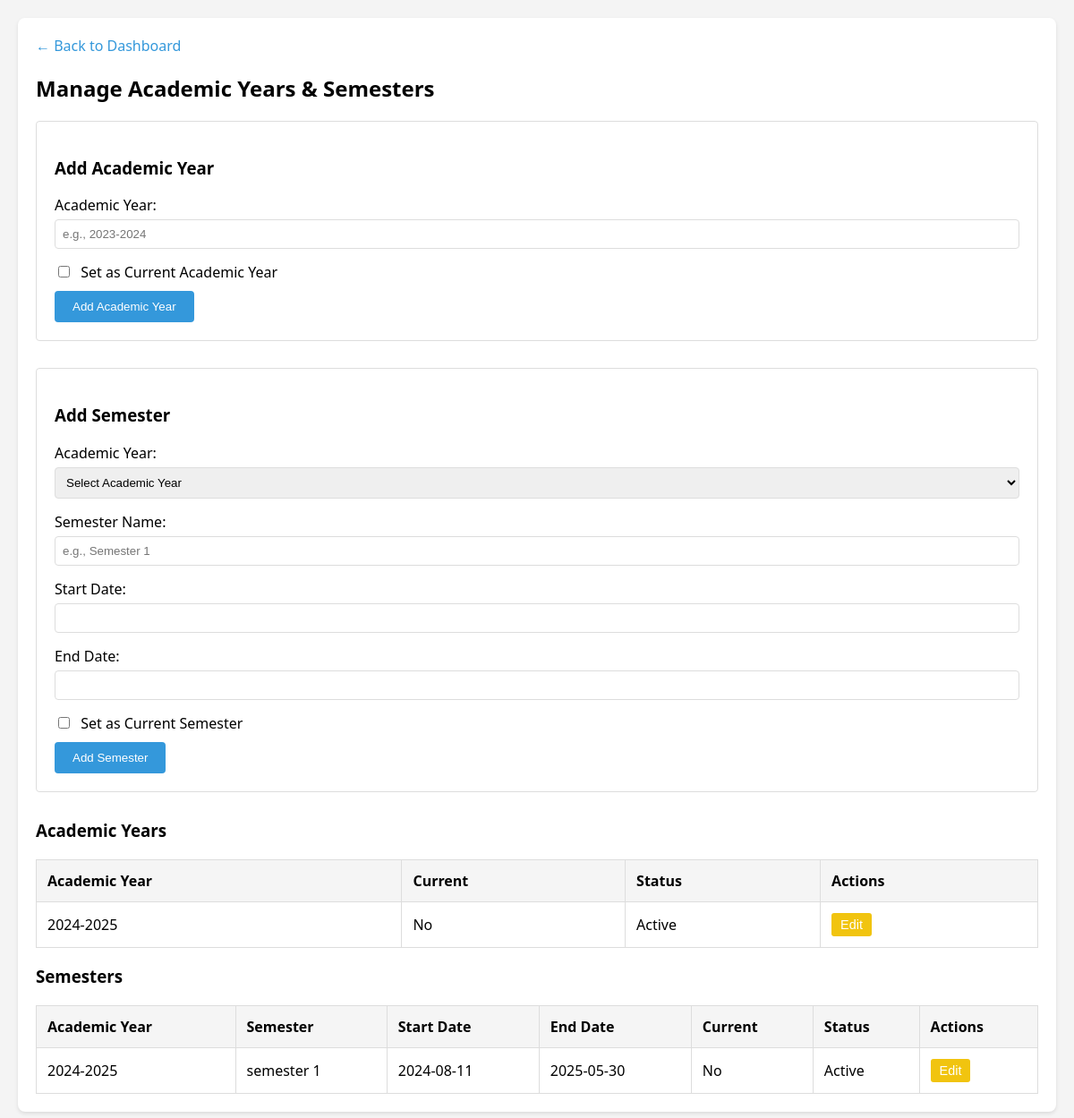
The page /manage_academic.php (signed in) on the database its author committed.
### tables this page shows
CREATE TABLE `academic_years` (
  `id` int NOT NULL,
  `year_name` varchar(20) DEFAULT NULL,
  `is_current` tinyint(1) DEFAULT '0',
  `status` tinyint(1) DEFAULT '1'
);

CREATE TABLE `semesters` (
  `id` int NOT NULL,
  `semester_name` varchar(50) DEFAULT NULL,
  `academic_year_id` int DEFAULT NULL,
  `start_date` date DEFAULT NULL,
  `end_date` date DEFAULT NULL,
  `is_current` tinyint(1) DEFAULT '0',
  `status` tinyint(1) DEFAULT '1'
);

### manage_academic.php (the view, shortened to what this page needs)
<?php
require_once 'config.php';
$stmt = $pdo->query("SELECT * FROM academic_years ORDER BY year_name DESC");
$academic_years = $stmt->fetchAll();
$stmt = $pdo->query("
    SELECT s.*, ay.year_name
    FROM semesters s
    JOIN academic_years ay ON s.academic_year_id = ay.id
    ORDER BY ay.year_name DESC, s.semester_name
");
$semesters = $stmt->fetchAll();
?>
<!DOCTYPE html>
<html>
<head>
    <link rel="stylesheet" href="https://cdn.jsdelivr.net/npm/flatpickr/dist/flatpickr.min.css">
</head>
<body>
    <div class="container">
        <div class="nav">
            <a href="dashboard.php">← Back to Dashboard</a>
        </div>
        <h2>Manage Academic Years & Semesters</h2>
        <div class="form-section">
            <h3>Add Academic Year</h3>
            <form method="POST">
                <div class="form-group">
                    <label>Academic Year:</label>
                    <input type="text" name="year_name" placeholder="e.g., 2023-2024" required>
                </div>
                <div class="checkbox-group">
                    <input type="checkbox" name="is_current" value="1" id="year_current">
                    <label for="year_current">Set as Current Academic Year</label>
                </div>
                <button type="submit">Add Academic Year</button>
            </form>
        </div>
        <div class="form-section">
            <h3>Add Semester</h3>
            <form method="POST">
                <div class="form-group">
                    <label>Academic Year:</label>
                    <select name="academic_year_id" required>
                        <option value="">Select Academic Year</option>
                    </select>
                </div>
                <div class="form-group">
                    <label>Semester Name:</label>
                    <input type="text" name="semester_name" placeholder="e.g., Semester 1" required>
                </div>
                <div class="form-group">
                    <label>Start Date:</label>
                    <input type="text" name="start_date" class="datepicker" required>
                </div>
                <div class="form-group">
                    <label>End Date:</label>
                    <input type="text" name="end_date" class="datepicker" required>
                </div>
                <div class="checkbox-group">
                    <input type="checkbox" name="is_current" value="1" id="semester_current">
                    <label for="semester_current">Set as Current Semester</label>
                </div>
                <button type="submit">Add Semester</button>
            </form>
        </div>
        <h3>Academic Years</h3>
        <table>
            <thead>
                <tr>
                    <th>Academic Year</th>
                    <th>Current</th>
                    <th>Status</th>
                    <th>Actions</th>
                </tr>
            </thead>
            <tbody>
                <?php foreach ($academic_years as $year): ?>
                    <tr>
                        <td><?php echo htmlspecialchars($year['year_name']); ?></td>
                        <td><?php echo $year['is_current'] ? 'Yes' : 'No'; ?></td>
                        <td><?php echo $year['status'] ? 'Active' : 'Inactive'; ?></td>
                        <td>
                            <button onclick="editYear(<?php echo htmlspecialchars(json_encode($year)); ?>)"
                                    class="edit-btn">Edit</button>
                        </td>
                    </tr>
                <?php endforeach; ?>
            </tbody>
        </table>
        <h3>Semesters</h3>
        <table>
            <thead>
                <tr>
                    <th>Academic Year</th>
                    <th>Semester</th>
                    <th>Start Date</th>
                    <th>End Date</th>
                    <th>Current</th>
                    <th>Status</th>
                    <th>Actions</th>
                </tr>
            </thead>
            <tbody>
                <?php foreach ($semesters as $semester): ?>
                    <tr>
                        <td><?php echo htmlspecialchars($semester['year_name']); ?></td>
                        <td><?php echo htmlspecialchars($semester['semester_name']); ?></td>
                        <td><?php echo date('Y-m-d', strtotime($semester['start_date'])); ?></td>
                        <td><?php echo date('Y-m-d', strtotime($semester['end_date'])); ?></td>
                        <td><?php echo $semester['is_current'] ? 'Yes' : 'No'; ?></td>
                        <td><?php echo $semester['status'] ? 'Active' : 'Inactive'; ?></td>
                        <td>
                            <button onclick="editSemester(<?php echo htmlspecialchars(json_encode($semester)); ?>)"
                                    class="edit-btn">Edit</button>
                        </td>
                    </tr>
                <?php endforeach; ?>
            </tbody>
        </table>
    </div>
</body>
</html>

### manage_academic.php (style rules this page uses)
:root { --primary-color: #2c3e50; --secondary-color: #3498db; --accent-color: #e74c3c; --success-color: #2ecc71; --warning-color: #f1c40f; --text-light: #ecf0f1; --text-dark: #2c3e50; }
body { font-family: 'Segoe UI', Tahoma, Geneva, Verdana, sans-serif; margin: 0; padding: 20px; background: #f4f4f4; }
.container { max-width: 1200px; margin: 0 auto; background: white; padding: 20px; border-radius: 8px; box-shadow: 0 2px 4px rgba(0, 0, 0, 0.1); }
.form-section { margin-bottom: 30px; padding: 20px; border: 1px solid #ddd; border-radius: 4px; }
.form-group { margin-bottom: 15px; }
label { display: block; margin-bottom: 5px; font-weight: 500; }
input[type="text"], input[type="date"], select { width: 100%; padding: 8px; border: 1px solid #ddd; border-radius: 4px; box-sizing: border-box; }
.checkbox-group { margin: 10px 0; }
.checkbox-group label { display: inline; margin-left: 5px; }
button { background: var(--secondary-color); color: white; padding: 10px 20px; border: none; border-radius: 4px; cursor: pointer; font-weight: 500; }
table { width: 100%; border-collapse: collapse; margin-top: 20px; }
th, td { padding: 12px; border: 1px solid #ddd; text-align: left; }
th { background: #f5f5f5; font-weight: 600; }
.nav { margin-bottom: 20px; }
.nav a { color: var(--secondary-color); text-decoration: none; font-weight: 500; }
.edit-btn { background: var(--warning-color); color: white; padding: 5px 10px; border-radius: 3px; text-decoration: none; font-size: 0.9em; }

### rows shown on the page
academic_years: year_name "2024-2025", is_current "No", status "Active"
semesters: academic_year.year_name "2024-2025", semester_name "semester 1", start_date "2024-08-11", end_date "2025-05-30", is_current "No", status "Active"
